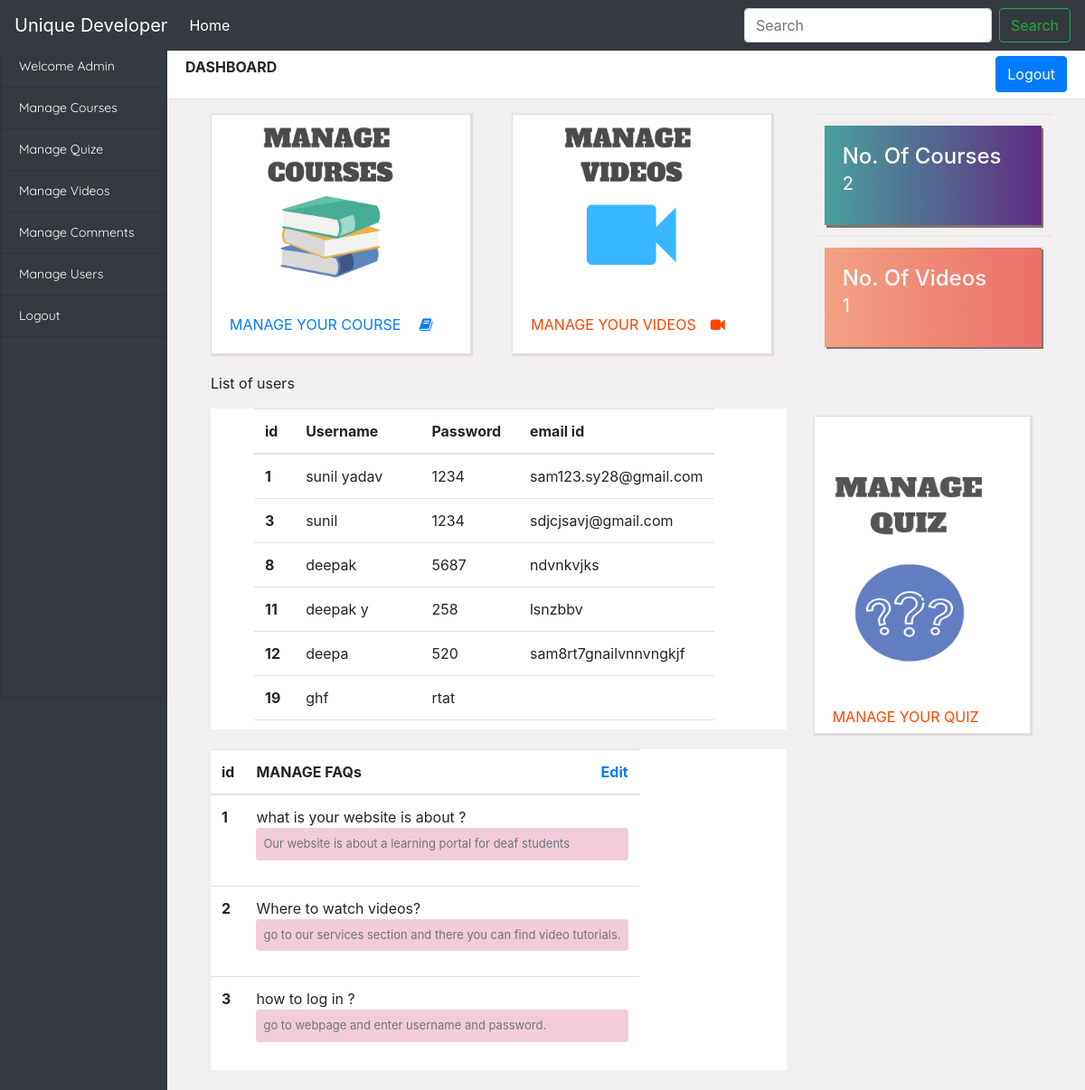
The app's page /uniquedeveloper/admin/admin_main.php with its own data.
### tables this page shows
CREATE TABLE `faq` (
  `id` int(11) NOT NULL,
  `faq_title` varchar(255) NOT NULL,
  `faq_description` varchar(255) NOT NULL
);

### uniquedeveloper/admin/classes/admin.php (called while the page is built, shortened)
<?php
 class admin
 {
 	public $host="localhost";
 	public $username="root";
 	public $pass="";
 	public $db_name="uniquedeveloper";
 	public $conn;
 	public $user_details;
 	public $course_count=0;
 	public $video_count=0;
 	public $faq_list;
 	public function __construct()
 	{
 		$this->conn=new mysqli($this->host,$this->username,$this->pass,$this->db_name);
 	}
 	public function show_users()
 	{
 		$query="select * from login";
 		$result=$this->conn->query($query);
 		while($row=$result->fetch_array(MYSQLI_ASSOC))
 		{
 			$this->user_details[]=$row;
 		}
 		return $this->user_details;
 	}
 	public function display_course_count()
 	{
 		$query="select * from programming_languages";
 		$result=$this->conn->query($query);
 		while($row=$result->fetch_array(MYSQLI_ASSOC))
 		{
 			$this->course_count++;
 		}
 		print_r($this->course_count);
 	}
	public function display_video_count()
	{
		$query="select * from video_info";
 		$result=$this->conn->query($query);
 		while($row=$result->fetch_array(MYSQLI_ASSOC))
 		{
 			$this->video_count++;
 		}
 		print_r($this->video_count);
	}
	public function display_faq_list()
	{
		$query="select * from faq";
 		$result=$this->conn->query($query);
 		while($row=$result->fetch_array(MYSQLI_ASSOC))
 		{
 			$this->faq_list[]=$row;
 		}
 		return ($this->faq_list);
	}
}
 ?>

### uniquedeveloper/admin/admin_main.php (the view, shortened to what this page needs)
<?php
  include("classes/admin.php");
  $admin=new admin;
  $userd=$admin->show_users();
 ?>
<!doctype html>
<html lang="en">
  <head>
  <link rel="stylesheet" href="https://maxcdn.bootstrapcdn.com/bootstrap/4.0.0/css/bootstrap.min.css">
  <link rel="stylesheet" type="text/css" href="https://stackpath.bootstrapcdn.com/font-awesome/4.7.0/css/font-awesome.min.css">
  </head>
  <body style="background-color:#f1efef">
  <nav class="navbar navbar-expand-lg navbar-light bg-dark fixed-top">
  <a class="navbar-brand text-white" href="#">Unique Developer</a>
  <div class="collapse navbar-collapse" id="navbarSupportedContent">
    <ul class="navbar-nav mr-auto ">
      <li class="nav-item active">
        <a class="nav-link text-white" href="#">Home <span class="sr-only">(current)</span></a>
      </li>
    </ul>
    <form class="form-inline my-2 my-lg-0">
      <input class="form-control mr-sm-2" type="search" placeholder="Search" aria-label="Search">
      <button class="btn btn-outline-success my-2 my-sm-0" type="submit">Search</button>
    </form>
  </div>
</nav>
    <div class="container-fluid" style="margin-top: 50px;" >
      <div class="row">
        <div class="col-sm-2 col-md-2 sidebar badge-dark" style="margin:inherit;" id="sidebar" >
         <ul class="list-group text-white sidebar-list">
            <li class="list-group-item  bg-dark "><a href="">Welcome Admin</a></li>
            <li class="list-group-item bg-dark "><a href="manage_courses/manage_courses.php">Manage Courses</a></li>
            <li class="list-group-item bg-dark"><a href="">Manage Quize</a></li>
            <li class="list-group-item bg-dark"><a href="">Manage Videos</a></li>
            <li class="list-group-item bg-dark"><a href="">Manage Comments</a></li>
            <li class="list-group-item bg-dark"><a href="">Manage Users</a></li>
            <li class="list-group-item bg-dark"><a href="">Logout</a></li>
            <li class="list-group-item bg-dark" style="height: 400px;"></li>
          </ul>
        </div>
        <div class=" col-md-10">
               <div class="card-header bg-white" style="margin-right: -45px; height: 60px;">
                 <b>DASHBOARD</b>
                  <button type="btn btn-outline-success" class="btn btn-primary float-right" style="height: 40px;"><a href="../login.php" class="text-white ">Logout</a> </button>
                  </div>
                 <div class="row">
          <div class="col-md-4 mt-3 ml-5">
            <div class="card shadow " style="width: 18rem; box-shadow: 1px 1px 1px 1px #e1dbdb; border-radius:0px; border-top-left-radius: 0px; cursor:pointer;">
              <img class="myimg" src="../uploadimg/file3.png" alt="Card" width="288" height="200">
              <div class="card-body">
                <p class="card-text"><a href="manage_courses/manage_courses.php" style="text-decoration: none;">MANAGE YOUR COURSE <i class="fa fa-book ml-3"></i></a></p>
              </div>
            </div>
          </div>
           <div class="col-md-4 mt-3">
            <div class="card shadow" style="width: 18rem;cursor:pointer; box-shadow:1px 1px 1px 1px #e1dbdb; border-radius:0px; border-top-left-radius: 0px;">
              <img class="" src="../uploadimg/file4.png" alt="Card" width="288" height="200">
              <div class="card-body">
                <p class="card-text "><a href="manage_videos/manage_videos.php" style="text-decoration: none; color: orangered">MANAGE YOUR VIDEOS</a><i class="fa fa-video-camera ml-3" style="color: orangered"></i></p>
              </div>
            </div>
          </div>
          <div class="col-sm-3 mt-3">
            <table class="table table-borderless">
    <tbody >
      <tr>
        <td class="mytable1">
           <div class="card shadow border-0 " style="width: 15rem; height: 110px; box-shadow: 2px 3px #827171; border-radius:0px; border-top-left-radius: 0px;">
              <div class="card-body">
                <p class="card-text text-white"><b class="h4">No. Of Courses </b><br><span style="font-size: 20px;"><?php $admin->display_course_count(); ?></span></p>
              </div>
            </div>
        </td>
      </tr>
      <tr>
        <td class="mytable2">
           <div class="card shadow border-0" style="width: 15rem; height: 110px; box-shadow: 2px 2px #827171; border-radius:0px; border-top-left-radius: 0px;">
             <div class="card-body">
                <p class="card-text text-white"><b class="h4">No. Of Videos</b><br><span style="font-size: 20px;"><?php $admin->display_video_count(); ?></span></p>
              </div>
        </td>
      </tr>
    </tbody>
  </table>
          </div>
            </div>
            <div class="row ">
              <div class="col-md-8">
                <table class="table ml-5 bg-white shodow pl-5 table-responsive" style=" height : 355px;overflow-y: scroll;display: inline-block; width: 640px;">
                <p class="ml-5">List of users</p>
                <thead>
                  <tr>
                    <th scope="col">id</th>
                    <th scope="col">Username</th>
                    <th scope="col">Password</th>
                    <th scope="col">email id</th>
                  </tr>
                </thead>
                <tbody style="">
                   <?php
                          foreach ($userd as $userdata) {
                   ?>
                  <tr >
                    <th scope="row"><?php echo $userdata['id']; ?></th>
                    <td ><?php echo $userdata['username']; ?></td>
                    <td><?php echo $userdata['password']; ?></td>
                    <td><?php echo $userdata['email']; ?></td>
                  </tr>
                 <?php } ?>
                </tbody>
              </table>
              </div>
           <div class="col-md-3 mt-5 ml-5">
            <div class="card shadow" style="width: 15rem; height:22rem; box-shadow:1px 1px 1px 1px #e1dbdb; border-radius:0px; border-top-left-radius: 0px;">
              <img class="" src="../uploadimg/file6.png" alt="Card" width="210" height="300">
              <div class="card-body">
                <p class="card-text "><a href="manage_quiz/manage_quiz.php" style="text-decoration: none; color: orangered">MANAGE YOUR QUIZ</a></p>
              </div>
            </div>
          </div>
            </div>
            <div class="row">
              <div class="col-md-8 ml-5">
              <table class="table bg-white" style="height : 355px;overflow-y: scroll;display: inline-block; width:640px">
                  <caption>List of users</caption>
                  <thead>
                    <tr>
                      <th>id</th>
                      <th scope="col">MANAGE FAQs   <a href="" class="float-right" style="text-decoration: none;">Edit</a></th>
                    </tr>
                  </thead>
                  <tbody>
                    <?php  $faq=$admin->display_faq_list();
                      foreach ($faq as $faq_list)
                       {
                     ?>
                    <tr style="width: 500px;" >
                      <th><?php echo $faq_list['id']; ?></th>
                      <td><?php echo $faq_list['faq_title']; ?><br><blockquote class="rounded p-2 text-muted " style="font-size: 13px; background-color: #db6a8f57;"><?php echo $faq_list['faq_description']; ?></blockquote></td>
                    </tr>
                  <?php } ?>
                  </tbody>
                </table>
                </div>
            </div>
        </div>
      </div>
    </div>
  </body>
</html>

### uniquedeveloper/admin/admin_main.php (style rules this page uses)
.sidebar-list { margin-right: -15px; font-family: 'Quicksand', sans-serif; font-size: 14px }
.sidebar-list li a { color:white; text-decoration: none; }
.mytable1 .card { background: #5f2c82; background: -webkit-linear-gradient(to right, #49a09d, #5f2c82); background: linear-gradient(to right, #49a09d, #5f2c82); }
.mytable2 .card { background: #EC6F66; background: -webkit-linear-gradient(to right, #F3A183, #EC6F66); background: linear-gradient(to right, #F3A183, #EC6F66); }
.card { overflow: hidden; transition: all 0.9s ease; }

### records on screen
faq: id "1", faq_title "what is your website is about ?", faq_description "Our website is about a learning portal for deaf students"
faq: id "2", faq_title "Where to watch videos?", faq_description "go to our services section and there you can find video tutorials."
faq: id "3", faq_title "how to log in ?", faq_description "go to webpage and enter username and password."

### other values on screen
$userdata['id'] "1"
$userdata['username'] "sunil yadav"
$userdata['password'] "1234"
$userdata['email'] "sam123.sy28@gmail.com"
$userdata['id'] "3"
$userdata['username'] "sunil"
$userdata['email'] "sdjcjsavj@gmail.com"
$userdata['id'] "8"
$userdata['username'] "deepak"
$userdata['password'] "5687"
$userdata['email'] "ndvnkvjks"
$userdata['id'] "11"
$userdata['username'] "deepak y"
$userdata['password'] "258"
$userdata['email'] "lsnzbbv"
